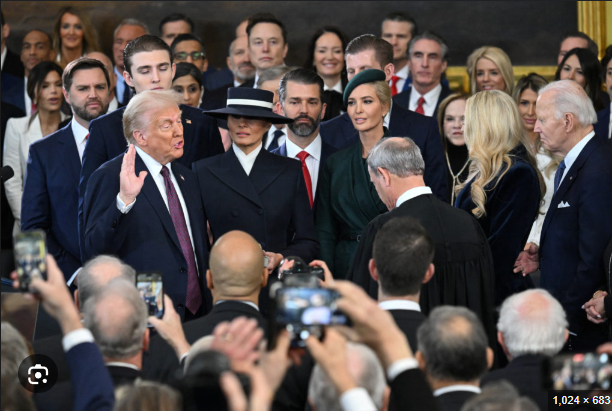
#> input picture img1.png, 612 x 411 px
$ jupyter execute FaceRecognition.ipynb
#> lines starting #> are read from the running program, lines starting #| are printed output that depends on the picture; after the words box and inside, x2 and y2 are one past the last pixel; in counts of white or black regions, pixels touching at a corner belong together
[cell 1]
import cv2
import matplotlib.pyplot as plt
import numpy as np

img = cv2.imread('img1.png')
#> img is the input picture: shape (411, 612, 3); mean B, G, R 73.7, 75.6, 83.7

gray = cv2.cvtColor(img, cv2.COLOR_BGR2GRAY)
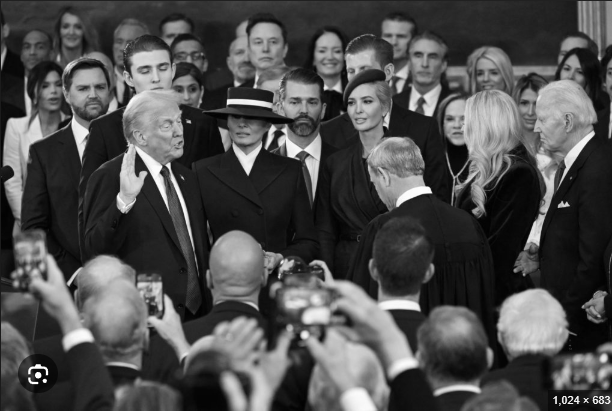
#> gray: shape (411, 612); min 1, max 255, mean 77.8

cascade_path = 'haarcascade_frontalface_default.xml'
face_cascade = cv2.CascadeClassifier(cascade_path)

faces = face_cascade.detectMultiScale(
    gray,
    scaleFactor=1.1,
    minNeighbors=5,
    minSize=(40, 40)
)
#> faces = [[242, 22, 50, 50], [306, 33, 44, 44], [402, 36, 49, 49], [127, 47, 54, 54], [66, 68, 51, 51], [279, 82, 50, 50], [341, 82, 50, 50], [436, 97, 51, 51], [105, 47, 59, 59]]

for (x, y, w, h) in faces:
    cv2.rectangle(img, (x, y), (x + w, y + h), (0, 255, 0), 2)
#> this loop made 9 passes
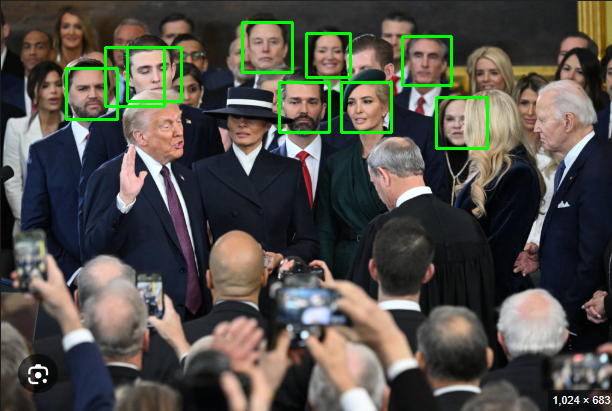
#> img: shape (411, 612, 3); 2.11% of pixels changed, all inside (x1, y1, x2, y2) = (65, 21, 489, 150)

img_rgb = cv2.cvtColor(img, cv2.COLOR_BGR2RGB)

plt.figure(figsize=(10, 8))
plt.imshow(img_rgb)
plt.axis('off')
plt.title('Detected Faces')
plt.show()

$ run again, with img.png copied over img1.png
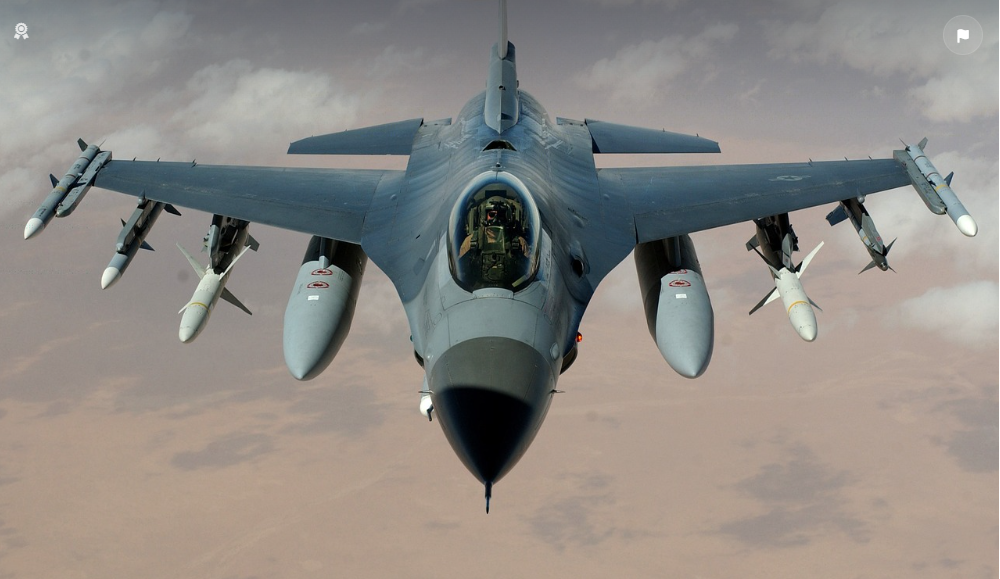
#> input picture img.png, 1000 x 579 px
#> img is the input picture: shape (579, 1000, 3); mean B, G, R 133.6, 138.3, 142.4
#> `gray = cv2.cvtColor(img, cv2.COLOR_BGR2GRAY)`:
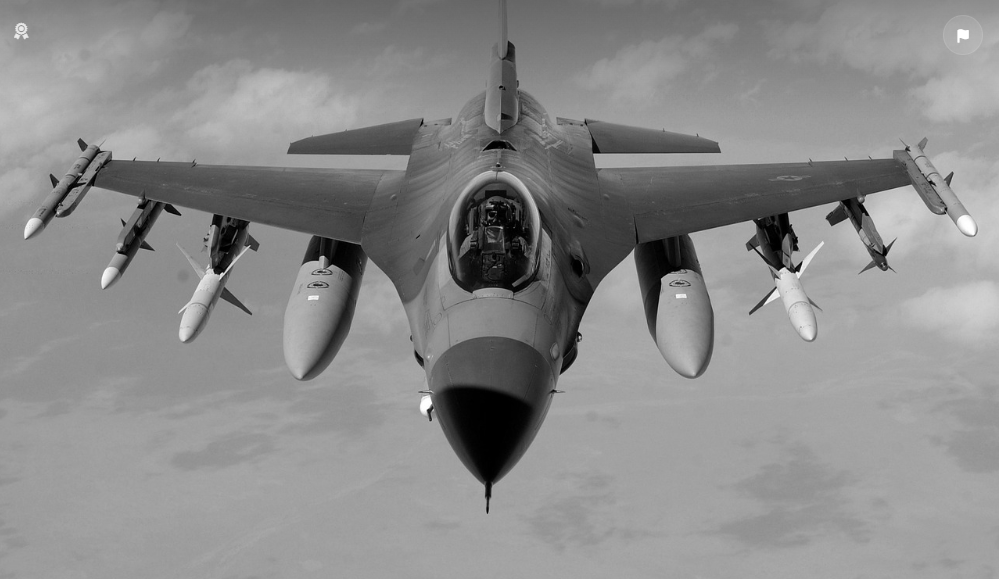
#> gray: shape (579, 1000); min 0, max 255, mean 139
#> faces = ()
